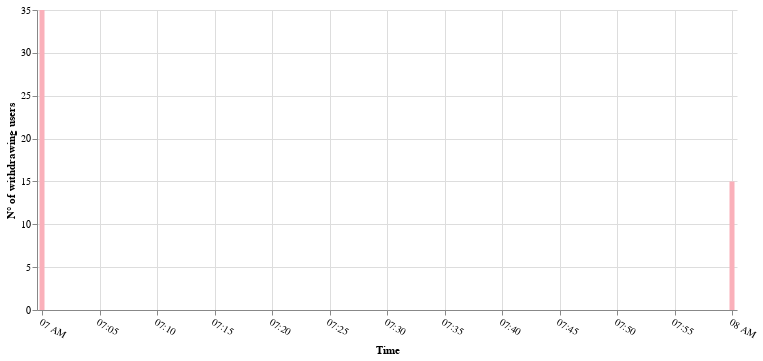

Write notebook code for a chart like this one.
### Code cell
alt.Chart(p2_hourly_df.rename(columns=cols_dict)).mark_bar().encode(
    x=cols_dict['HR']+':T',
    y=cols_dict['WITH_USERS']+":Q",
    tooltip=[cols_dict['HR']+':T',cols_dict['WITH_USERS']+":Q"]
).configure_mark(
    color='#fab0ba'
).properties(width=700).configure_axisX(
    labelAngle=30
).configure_view(strokeOpacity=0)

### Figure 1 — Vega-Lite specification as saved in the notebook (floating-point values rounded to 4 significant figures)
{"config": {"view": {"continuousWidth": 400, "continuousHeight": 300, "strokeOpacity": 0}, "axisX": {"labelAngle": 30}, "mark": {"color": "#fab0ba"}}, "data": {"name": "data-8f9196f08e1d86a77111f511972db58d"}, "mark": "bar", "encoding": {"tooltip": [{"field": "Time", "type": "temporal"}, {"field": "N° of withdrawing users", "type": "quantitative"}], "x": {"field": "Time", "type": "temporal"}, "y": {"field": "N° of withdrawing users", "type": "quantitative"}}, "width": 700, "$schema": "https://vega.github.io/schema/vega-lite/v4.17.0.json", "datasets": {"data-8f9196f08e1d86a77111f511972db58d": [{"Time": "2022/02/05  08:00:00", "Withdrawn amount": 120000.0, "WITH_TX": 15, "N° of withdrawing users": 15}, {"Time": "2022/02/05  07:00:00", "Withdrawn amount": 57930.0, "WITH_TX": 35, "N° of withdrawing users": 35}]}}
